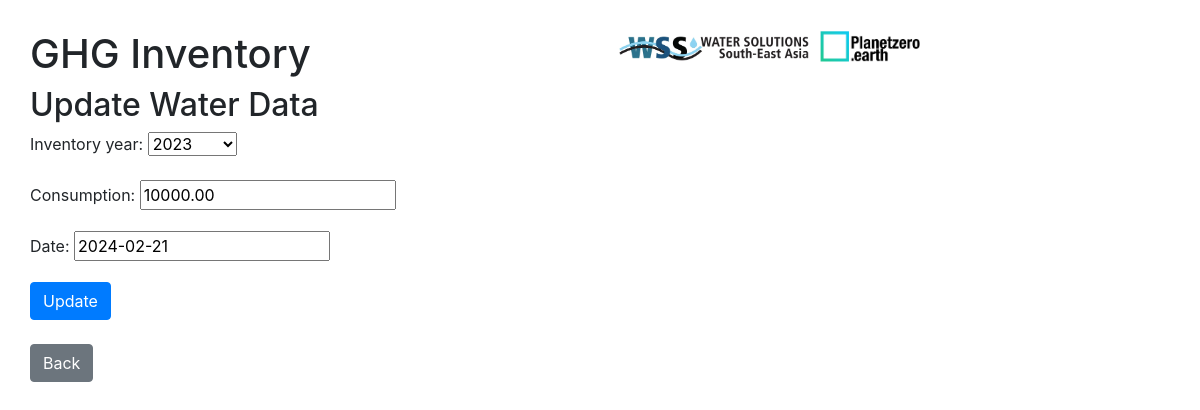
Screenshot of /ghg/scope3/water/update/3/ with the database file from the repository.
### ghg_inventory/models.py (models this page shows)
class Water(models.Model):
    inventory_year = models.ForeignKey(Inventory_Year, on_delete=models.CASCADE)
    consumption = models.DecimalField(max_digits=10, decimal_places=2)
    date = models.DateField()
    emission = models.FloatField()

### ghg_inventory/views.py (the view)
# urls.py: path('scope3/water/update/<int:pk>/', views.WaterUpdateView.as_view(), name='water_update'),
class WaterUpdateView(UpdateView):
    model = Water
    fields = ['inventory_year', 'consumption', 'date']
    template_name_suffix = '_update_form'
    success_url = reverse_lazy('water')

### ghg_inventory/models.py (called while the page is built)
    def __str__(self):
        return str(self.year)

### ghg_inventory/templates/ghg_inventory/water_update_form.html (shortened to what this page needs)
{% extends 'ghg_inventory/base.html' %}
{% block content %}
    <h2>Update Water Data</h2>
    <form method="POST">
    {{ form.as_p }}
    <button type="submit" class="btn btn-primary">Update</button>
    </form>
    <br>
    <a type="button" class="btn btn-secondary" href="{%url 'water'%}"> Back </a>
{% endblock %}

### rows the page displays
Water: inventory_year "2023", consumption "10000.00", date "2024-02-21"
